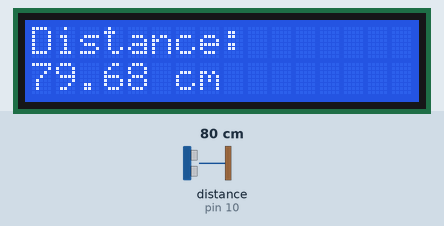
Simulated run of this sketch. Board: Arduino Uno, built with avr-gcc and run on an emulated ATmega328P. On the bench: 16×2 character LCD. Wiring (inferred from the names in the program): ultrasonic range finder: trigger pin 9; echo pin 10. The inputs (shaded band) are chosen by the test bench; at power-on: distance to the obstacle (sensor on pin 10) 80 cm. The echo pulse lasts 58.3 µs per cm; what the sketch prints to the serial monitor is not drawn.

Above: at 1.2 s.
1.3 s: distance to the obstacle (sensor on pin 10) set to 299 cm
At 2.3 s:
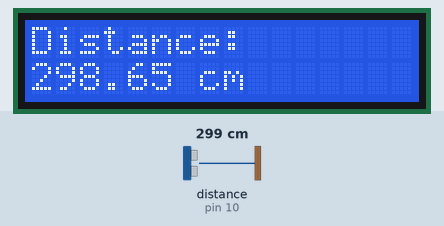
3.2 s: distance to the obstacle (sensor on pin 10) set to 2 cm
At 5.0 s:
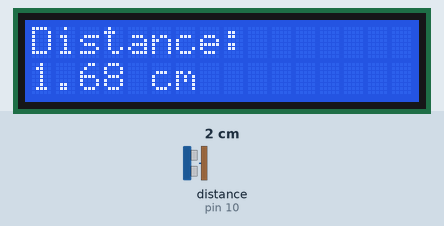
5.3 s: distance to the obstacle (sensor on pin 10) set to 4 cm
At 6.7 s:
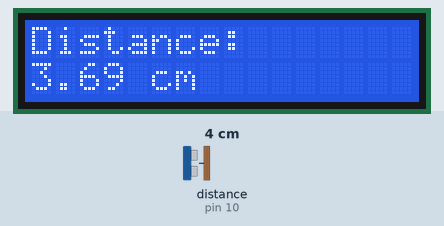
Timing chart, 0 to 8.3 s (numbered marks = the images above; inputs shaded):
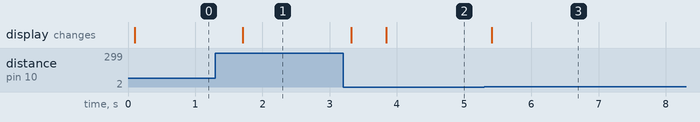

Measured:
- after the input at 1.3 s, the display: changes after 0.41 s (image 1)
- after the input at 3.2 s, the display: first changes after 0.12 s (image 2 shows a later state)
- after the input at 5.3 s, the display: changes after 0.11 s (image 3)

The sketch:

UltraSonicSensorLcd.ino
```cpp
#include <Wire.h>
#include <LiquidCrystal_I2C.h>

LiquidCrystal_I2C lcd(0x27, 16, 2);

int trigPin = 9;
int echoPin = 10;

void setup()
{
  pinMode(trigPin, OUTPUT);
  pinMode(echoPin, INPUT);

  lcd.init();
  lcd.backlight();

  lcd.setCursor(0, 0);
  lcd.print("Distance:");

  Serial.begin(9600);
}

void loop()
{
  long duration;
  float distance;

  // Send ultrasonic pulse
  digitalWrite(trigPin, LOW);
  delayMicroseconds(2);

  digitalWrite(trigPin, HIGH);
  delayMicroseconds(10);

  digitalWrite(trigPin, LOW);

  // Receive echo
  duration = pulseIn(echoPin, HIGH);

  // Calculate distance in cm
  distance = duration * 0.0343 / 2;

  // Display on LCD
  lcd.setCursor(0, 1);
  lcd.print("                ");
  lcd.setCursor(0, 1);
  lcd.print(distance);
  lcd.print(" cm");

  // Also display on Serial Monitor
  Serial.print("Distance: ");
  Serial.print(distance);
  Serial.println(" cm");

  delay(500);
}
```
